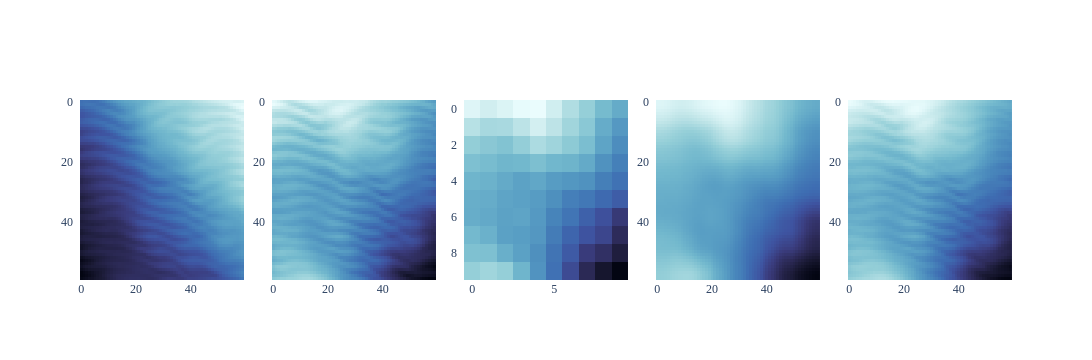

Notebook source saved alongside this figure:
### Code cell
fig = make_subplots(rows = 1, cols = 5,
                    subplot_titles = ("", "", "", "", ""),
                                      horizontal_spacing = 0.03)

fig.add_trace(go.Heatmap(z = wavy_tensor[0, 1, :, :], 
                           colorscale = 'ice'),
                           # colorscale = 'gray'),
                           row = 1, col = 1)

fig.add_trace(go.Heatmap(z = wavy_tensor[0, 0, :, :], 
                           colorscale = 'ice'),
                           row = 1, col = 2)

fig.add_trace(go.Heatmap(z = up_dict[6].squeeze(), # dictionary indexed my mag factor
                           colorscale = 'ice'),
                           row = 1, col = 3)

fig.add_trace(go.Heatmap(z = bicubic[4].squeeze(), 
                           colorscale = 'ice'),
                           row = 1, col = 4)

fig.add_trace(go.Heatmap(z = up_nb_mean[4, :, :, :, :].squeeze(), 
                           colorscale = 'ice'),
                           row = 1, col = 5)


fig.update_layout(autosize = False, height = 360, width = 1200, font_family = "Helvetica, sans-serif")
fig.update_layout(plot_bgcolor = 'rgba(0, 0, 0, 0)')
# matrix style
fig.update_yaxes(autorange = "reversed")
fig.update_layout(font_family = "Times New Roman")
fig.update_yaxes(ticksuffix = "  ")
fig.update_traces(showscale = False)
fig.show()

### Figure 1 — Plotly figure (JSON) as saved in the notebook; plotly's stock layout.template omitted (floating-point values rounded to 4 significant figures; data arrays with more than 128 entries replaced by an {"elided": "..."} marker saying what was removed)
{"data": [{"colorscale": [[0, "rgb(3, 5, 18)"], [0.09091, "rgb(25, 25, 51)"], [0.1818, "rgb(44, 42, 87)"], [0.2727, "rgb(58, 60, 125)"], [0.3636, "rgb(62, 83, 160)"], [0.4545, "rgb(62, 109, 178)"], [0.5455, "rgb(72, 134, 187)"], [0.6364, "rgb(89, 159, 196)"], [0.7273, "rgb(114, 184, 205)"], [0.8182, "rgb(149, 207, 216)"], [0.9091, "rgb(192, 229, 232)"], [1, "rgb(234, 252, 253)"]], "showscale": false, "type": "heatmap", "xaxis": "x", "yaxis": "y", "z": {"elided": "60x60 float values"}}, {"colorscale": [[0, "rgb(3, 5, 18)"], [0.09091, "rgb(25, 25, 51)"], [0.1818, "rgb(44, 42, 87)"], [0.2727, "rgb(58, 60, 125)"], [0.3636, "rgb(62, 83, 160)"], [0.4545, "rgb(62, 109, 178)"], [0.5455, "rgb(72, 134, 187)"], [0.6364, "rgb(89, 159, 196)"], [0.7273, "rgb(114, 184, 205)"], [0.8182, "rgb(149, 207, 216)"], [0.9091, "rgb(192, 229, 232)"], [1, "rgb(234, 252, 253)"]], "showscale": false, "type": "heatmap", "xaxis": "x2", "yaxis": "y2", "z": {"elided": "60x60 float values"}}, {"colorscale": [[0, "rgb(3, 5, 18)"], [0.09091, "rgb(25, 25, 51)"], [0.1818, "rgb(44, 42, 87)"], [0.2727, "rgb(58, 60, 125)"], [0.3636, "rgb(62, 83, 160)"], [0.4545, "rgb(62, 109, 178)"], [0.5455, "rgb(72, 134, 187)"], [0.6364, "rgb(89, 159, 196)"], [0.7273, "rgb(114, 184, 205)"], [0.8182, "rgb(149, 207, 216)"], [0.9091, "rgb(192, 229, 232)"], [1, "rgb(234, 252, 253)"]], "showscale": false, "type": "heatmap", "xaxis": "x3", "yaxis": "y3", "z": [[8.292, 7.813, 8.183, 8.673, 8.77, 7.789, 6.552, 5.532, 4.144, 3.131], [6.842, 6.23, 6.315, 7.027, 7.884, 7.032, 5.985, 5.064, 3.166, 1.915], [5.46, 5.028, 4.685, 5.517, 6.421, 5.92, 5.17, 4.378, 2.646, 1.199], [4.481, 4.234, 3.823, 3.967, 4.435, 3.909, 3.669, 3.04, 1.485, 0.3251], [3.728, 3.582, 3.048, 2.511, 2.825, 2.164, 1.793, 1.489, 0.2516, -0.544], [3.284, 3.167, 2.677, 2.483, 2.174, 1.344, 0.2947, -0.1924, -1.08, -1.848], [3.21, 2.973, 2.501, 2.65, 1.967, 0.5868, -0.3354, -1.63, -2.678, -4.391], [4.042, 3.515, 2.461, 2.279, 1.825, 0.05799, -1.35, -2.474, -3.377, -5.589], [4.551, 4.479, 3.353, 2.436, 1.35, -0.4525, -2.043, -4.17, -5.151, -6.811], [5.538, 5.983, 5.532, 3.732, 1.553, -0.596, -3.067, -5.788, -7.542, -8.919]]}, {"colorscale": [[0, "rgb(3, 5, 18)"], [0.09091, "rgb(25, 25, 51)"], [0.1818, "rgb(44, 42, 87)"], [0.2727, "rgb(58, 60, 125)"], [0.3636, "rgb(62, 83, 160)"], [0.4545, "rgb(62, 109, 178)"], [0.5455, "rgb(72, 134, 187)"], [0.6364, "rgb(89, 159, 196)"], [0.7273, "rgb(114, 184, 205)"], [0.8182, "rgb(149, 207, 216)"], [0.9091, "rgb(192, 229, 232)"], [1, "rgb(234, 252, 253)"]], "showscale": false, "type": "heatmap", "xaxis": "x4", "yaxis": "y4", "z": {"elided": "60x60 float values"}}, {"colorscale": [[0, "rgb(3, 5, 18)"], [0.09091, "rgb(25, 25, 51)"], [0.1818, "rgb(44, 42, 87)"], [0.2727, "rgb(58, 60, 125)"], [0.3636, "rgb(62, 83, 160)"], [0.4545, "rgb(62, 109, 178)"], [0.5455, "rgb(72, 134, 187)"], [0.6364, "rgb(89, 159, 196)"], [0.7273, "rgb(114, 184, 205)"], [0.8182, "rgb(149, 207, 216)"], [0.9091, "rgb(192, 229, 232)"], [1, "rgb(234, 252, 253)"]], "showscale": false, "type": "heatmap", "xaxis": "x5", "yaxis": "y5", "z": {"elided": "60x60 float values"}}], "layout": {"autosize": false, "font": {"family": "Times New Roman"}, "height": 360, "plot_bgcolor": "rgba(0, 0, 0, 0)", "width": 1200, "xaxis": {"anchor": "y", "domain": [0, 0.176]}, "xaxis2": {"anchor": "y2", "domain": [0.206, 0.382]}, "xaxis3": {"anchor": "y3", "domain": [0.412, 0.588]}, "xaxis4": {"anchor": "y4", "domain": [0.618, 0.794]}, "xaxis5": {"anchor": "y5", "domain": [0.824, 1]}, "yaxis": {"anchor": "x", "autorange": "reversed", "domain": [0, 1], "ticksuffix": "  "}, "yaxis2": {"anchor": "x2", "autorange": "reversed", "domain": [0, 1], "ticksuffix": "  "}, "yaxis3": {"anchor": "x3", "autorange": "reversed", "domain": [0, 1], "ticksuffix": "  "}, "yaxis4": {"anchor": "x4", "autorange": "reversed", "domain": [0, 1], "ticksuffix": "  "}, "yaxis5": {"anchor": "x5", "autorange": "reversed", "domain": [0, 1], "ticksuffix": "  "}}}
